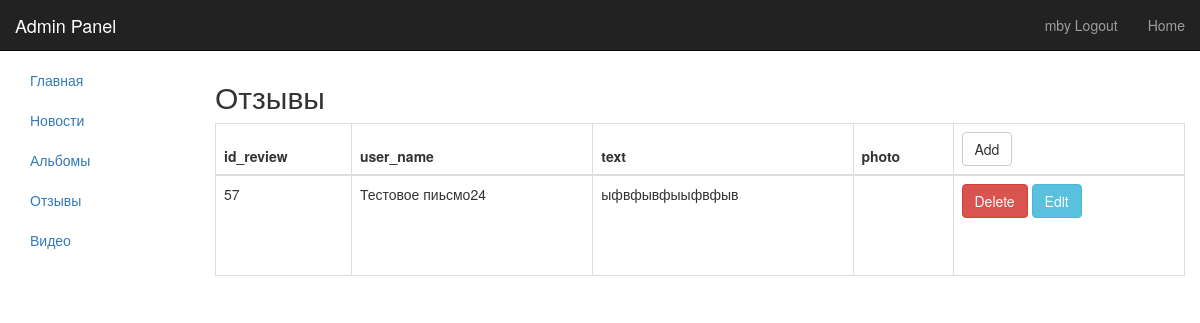
The page /admin/?page=review on the database its author committed.
### tables this page shows
CREATE TABLE IF NOT EXISTS `review` (
  `id_review` int(11) unsigned NOT NULL,
  `user_name` varchar(128) NOT NULL,
  `text` text NOT NULL,
  `photo` varchar(255) NOT NULL
);

### admin/views/review.php (the view, shortened to what this page needs)
<table id="dataTable" class="table  table-bordered table-hover table-responsive">
    <h2>Отзывы</h2>
    <thead>
    <tr>
        <?php foreach ($items as $i):
            foreach ($i as $key => $v): ?>
                <th><?=$key?></th>
            <?php endforeach;
            break;?>
        <?php endforeach ?>
        <th><a href="./?page=review&action=add" class="btn btn-default" >Add</a></th>
    </tr>
    </thead>
    <tbody>
    <?php foreach ($items as $i):?>
        <tr>
            <?php foreach ($i as $key => $v):?>
                    <?if($key == 'photo'):?>
                    <td style='background-size: contain !important;
                        height: 100px;width: 100px; background-position: center  !important; background-repeat: no-repeat !important;
                        background: url("../images/review/<?=$v?>")' >
                    </td>
                    <? else: ?>
                    <td>
                        <?=$v?>
                    </td>
                    <? endif?>
            <?php endforeach ?>
            <td id="buttonTh"><a style="70px margin-top: 5px;" class="btn btn-danger" href="./services/review.php?action=delete&id=<?php echo $i['id_review']?>" >Delete</a>
                <a style="70px margin-top: 5px;" class="btn btn-info" href="./?page=review&action=edit&id=<?php echo $i['id_review']?>" >Edit</a>
            </td>
        </tr>
    <?php endforeach ?>
    </tbody>
</table>

### rows shown on the page
review: key "id_review", key "user_name", key "text", key "photo", id_review "57", user_name "Тестовое пиьсмо24", text "ыфвфывфыыфвфыв"
